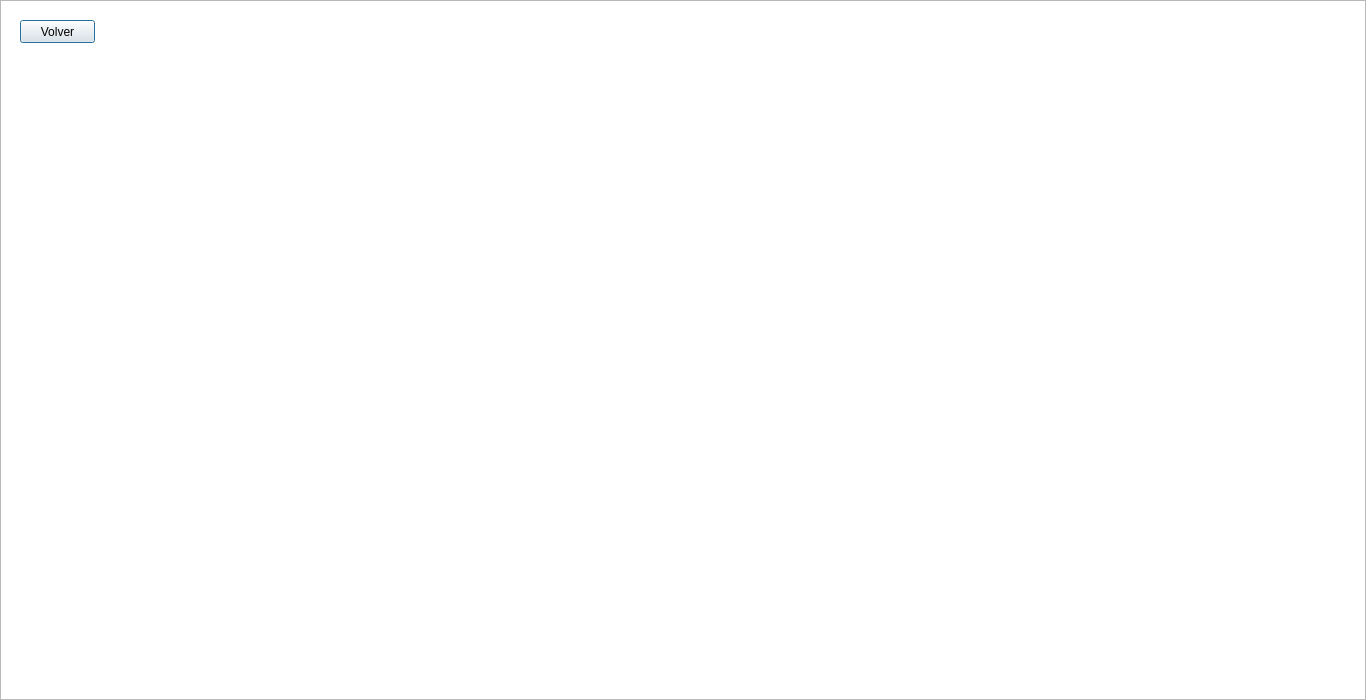
<?xml version="1.0" encoding="UTF-8"?>
<ui version="4.0">
 <class>Level4</class>
 <widget class="QDialog" name="Level4">
  <property name="geometry">
   <rect>
    <x>0</x>
    <y>0</y>
    <width>1366</width>
    <height>700</height>
   </rect>
  </property>
  <property name="windowTitle">
   <string>Capucho's Bomb Adventure</string>
  </property>
  <property name="windowIcon">
   <iconset resource="gif.qrc">
    <normaloff>:/Images/icono.png</normaloff>:/Images/icono.png</iconset>
  </property>
  <widget class="QGraphicsView" name="graphicsView">
   <property name="geometry">
    <rect>
     <x>0</x>
     <y>0</y>
     <width>1366</width>
     <height>700</height>
    </rect>
   </property>
   <property name="verticalScrollBarPolicy">
    <enum>Qt::ScrollBarAlwaysOff</enum>
   </property>
   <property name="horizontalScrollBarPolicy">
    <enum>Qt::ScrollBarAlwaysOff</enum>
   </property>
  </widget>
  <widget class="QPushButton" name="pushButton">
   <property name="geometry">
    <rect>
     <x>20</x>
     <y>20</y>
     <width>75</width>
     <height>23</height>
    </rect>
   </property>
   <property name="text">
    <string>Volver</string>
   </property>
  </widget>
 </widget>
 <resources>
  <include location="gif.qrc"/>
 </resources>
 <connections/>
</ui>
